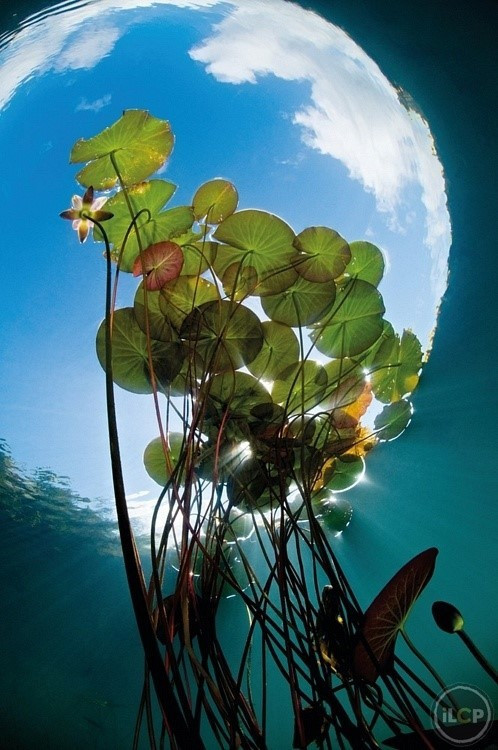
//> input picture opencv3_example/ch8/images/1.jpg, 498 x 750 px
$ ./01_findContours   (built with g++ and OpenCV 4)
//> lines starting //> are read from the running program, lines starting //| are printed output that depends on the picture; after the words box and inside, x2 and y2 are one past the last pixel; in counts of white or black regions, pixels touching at a corner belong together
//------------------------------------------------------------
// 描述：基础轮廓查找——findContours + drawContours
//------------------------------------------------------------
#include <opencv2/opencv.hpp>
#include <opencv2/imgproc.hpp>
#include <opencv2/highgui/highgui.hpp>

int main()
{
    // 载入灰度图像
    cv::Mat srcImage = cv::imread("images/1.jpg", cv::IMREAD_GRAYSCALE);
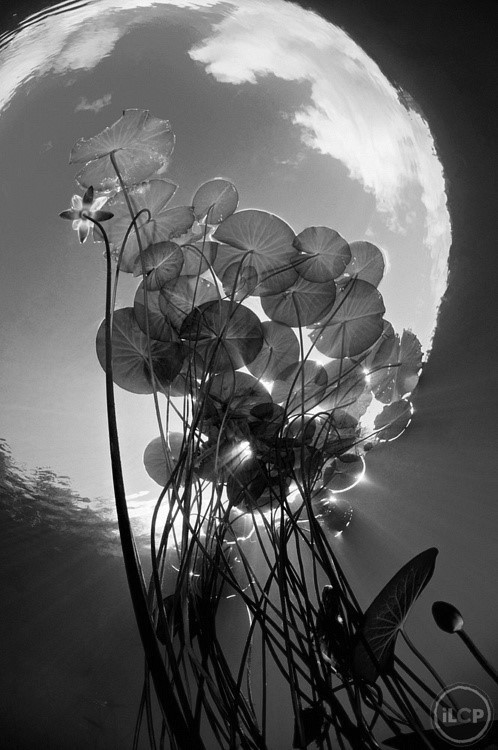
//> srcImage: 750 rows x 498 cols, CV_8UC1; min 0, max 255, mean 94.5
    cv::imshow("【1】原图", srcImage);
    // 初始化结果图像
    cv::Mat dstImage = cv::Mat::zeros(cv::Size(srcImage.rows, srcImage.cols), CV_8UC3);

    srcImage = srcImage > 119;
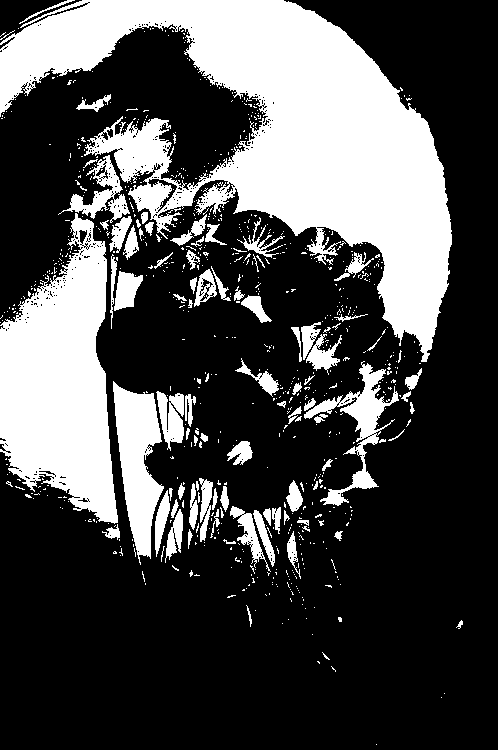
//> srcImage: 750 rows x 498 cols, CV_8UC1; 29.8% white; 779 white regions (693 under 20 px)
    cv::imshow("【2】取阈值之后的原始图", srcImage);

    // 定义轮廓和层次
    std::vector<std::vector<cv::Point> > contours;
    std::vector<cv::Vec4i> hierarchy;

    // 查找轮廓
    cv::findContours( srcImage, contours, hierarchy,cv::RETR_CCOMP, cv::CHAIN_APPROX_SIMPLE );
//> contours = 1364 contours, 1288 with area under 20; largest, box (x1, y1, x2, y2) and area: (0, 0, 452, 362) 62018, (0, 213, 118, 524) 22732, (113, 381, 164, 565) 4920, (304, 361, 399, 506) 2683, (58, 155, 130, 223) 1365

    // 遍历所有顶层的轮廓，以随机颜色绘制出每个连接组件颜色
    int index = 0;
    for( ; index >= 0; index = hierarchy[index][0] )
	{
		cv::Scalar color( rand()&255, rand()&255, rand()&255 );
		//此句代码的OpenCV2版为：
		//drawContours( dstImage, contours, index, color, CV_FILLED, 8, hierarchy );
		//此句代码的OpenCV3版为：
		cv::drawContours( dstImage, contours, index, color, cv::FILLED, 8, hierarchy );
	}
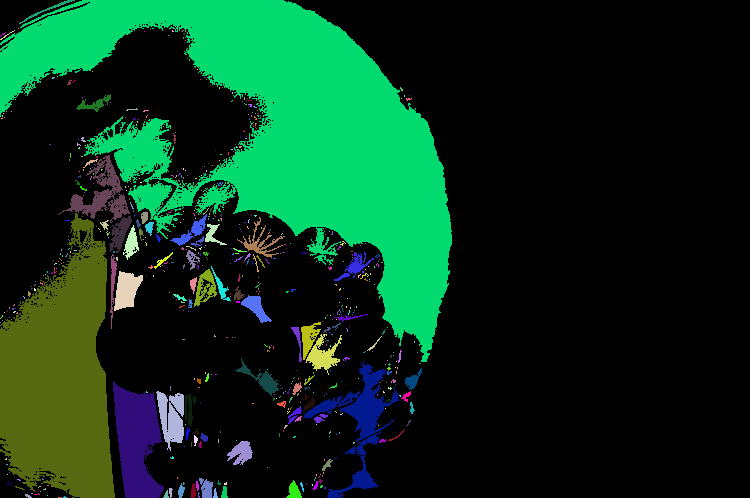
//> dstImage: 498 rows x 750 cols, CV_8UC3; mean B, G, R 26.5, 47.9, 10
//> after the loop, index = -1

	//显示最后的轮廓图
	cv::imshow( "轮廓图", dstImage );
	cv::waitKey(0);

    return 0;
}

$ run again, with opencv3_example/ch8/images/10.jpg copied over opencv3_example/ch8/images/1.jpg
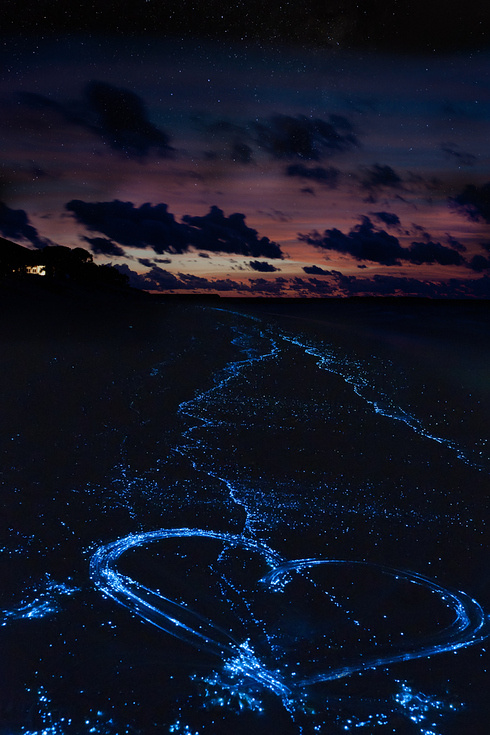
//> input picture opencv3_example/ch8/images/10.jpg, 490 x 735 px
//> `srcImage = srcImage > 119;`:
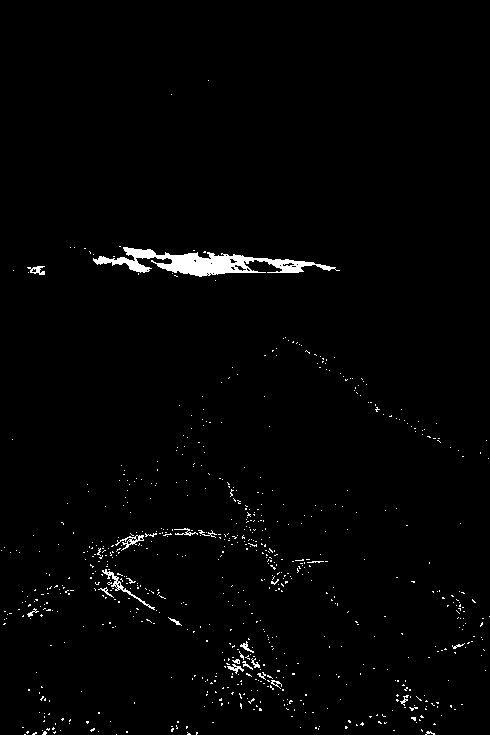
//> srcImage: 735 rows x 490 cols, CV_8UC1; 1.6% white; 739 white regions (717 under 20 px)
//> contours = 781 contours, 769 with area under 20; largest, box (x1, y1, x2, y2) and area: (93, 247, 340, 277) 2492, (102, 569, 155, 610) 154, (115, 535, 144, 551) 103, (27, 266, 45, 275) 64, (227, 664, 244, 674) 47
//> after the loop `for( ; index >= 0; index = hierarchy[index][0] )`:
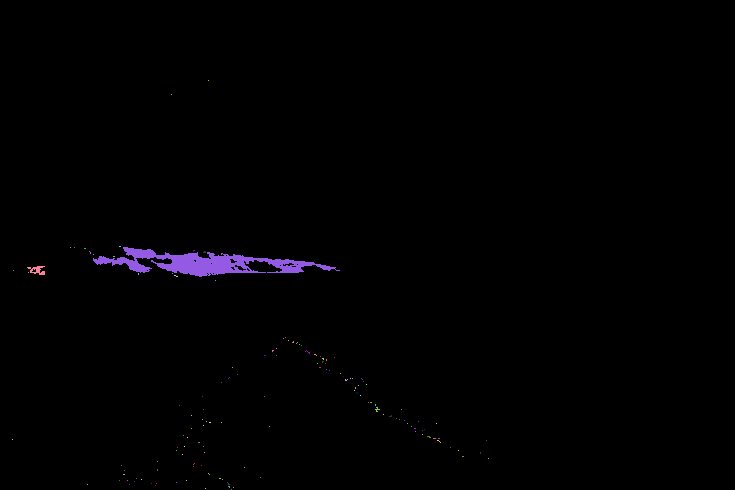
//> dstImage: 490 rows x 735 cols, CV_8UC3; mean B, G, R 1.9, 0.8, 1.3
//> after the loop `for( ; index >= 0; index = hierarchy[index][0] )`: index = -1
